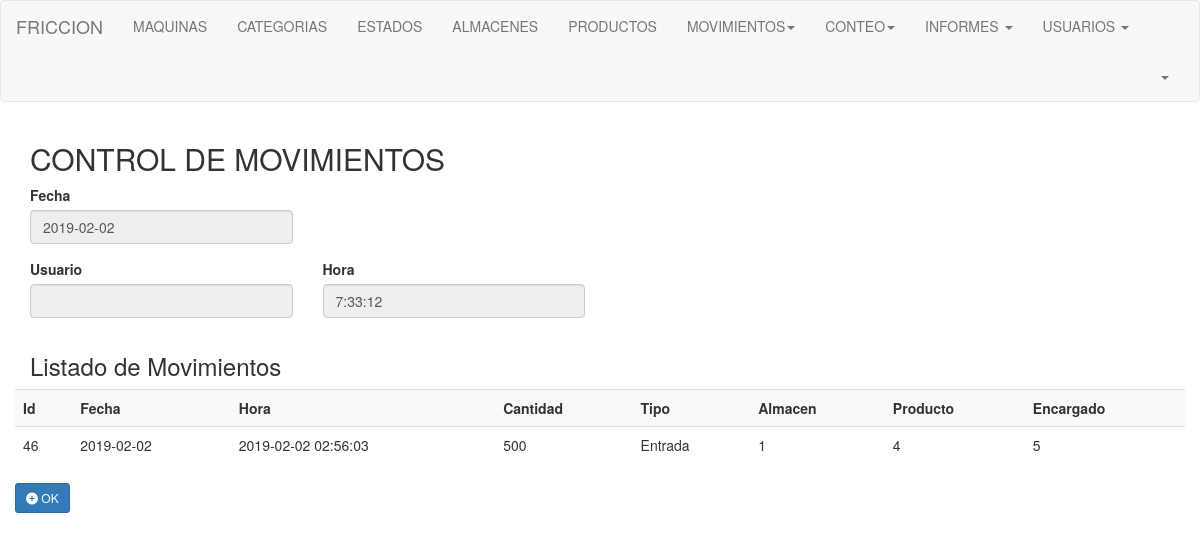
Page /infome_movimiento.php on the committed database.
### tables this page shows
CREATE TABLE `tbmovimiento` (
  `idmovimiento` int(255) NOT NULL,
  `fecha` date NOT NULL,
  `hora` datetime DEFAULT NULL,
  `cantidad` int(10) UNSIGNED DEFAULT NULL,
  `tipomovimiento` varchar(15) NOT NULL,
  `idalmacen` int(255) NOT NULL,
  `idproducto` int(255) NOT NULL,
  `idencargado` int(255) NOT NULL
);

### infome_movimiento.php (the view, shortened to what this page needs)
<?php
$link = Conectarse();
?>
<!DOCTYPE html>
<html lang="en">
    <head>
        <link href="css/bootstrap.min.css" rel="stylesheet">
        <link href="css/font-awesome.min.css" rel="stylesheet">
    </head>
    <body>
         <div class="row">
            <div class="col-lg-12 col-sm-8">
                <nav class="navbar navbar-default" role="navigation">
                    <div class="container-fluid">
                        <div class="navbar-header">
                            <a class="navbar-brand" href="bienvenida.php">FRICCION</a>
                        </div>
                        <div class="collapse navbar-collapse" id="bs-example-navbar-collapse-1">
                            <ul class="nav navbar-nav">
                                <li><a href="#">MAQUINAS</a></li>
                                <li><a href="#">CATEGORIAS</a></li>
                                 <li><a href="#">ESTADOS</a></li>
                                  <li><a href="#">ALMACENES</a></li>
                                   <li><a href="#">PRODUCTOS</a></li>
                                    <li class="dropdown">
                                    <a href="#" class="dropdown-toggle" data-toggle="dropdown" role="button"
                                       aria-expanded="false">MOVIMIENTOS<span class="caret"></span>
                                    </a>
                                    </li>
                                    <li class="dropdown">
                                    <a href="#" class="dropdown-toggle" data-toggle="dropdown" role="button"
                                       aria-expanded="false">CONTEO<span class="caret"></span>
                                    </a>
                                    </li>
                                      <li class="dropdown">
                                    <a href="#" class="dropdown-toggle" data-toggle="dropdown" role="button"
                                       aria-expanded="false">INFORMES <span class="caret"></span>
                                    </a>
                                    </li>
                                <li class="dropdown">
                                    <a href="#" class="dropdown-toggle" data-toggle="dropdown" role="button"
                                       aria-expanded="false">USUARIOS <span class="caret"></span>
                                    </a>
                                </li>
                            </ul>
                            <ul class="nav navbar-nav navbar-right">
                                <li class="dropdown">
                                    <a href="#" class="dropdown-toggle" data-toggle="dropdown" role="button" aria-expanded="false">
                                        <?php echo $_SESSION['usuario']; ?> <span class="caret"></span>
                                    </a>
                                </li>
                            </ul>
                        </div>
                    </div>
                </nav>
            </div>
        </div>
        <div id="wrapper">
            <div class="container">
                <div class="row" id="NuevoRegistro">
                    <div class="col-lg-6 col-sm-6">
                        <form action="" method="post">
                            <div class="form_description">
                                <h2>CONTROL DE MOVIMIENTOS</h2>
                            </div>
                            <div class="row">
                                <div class="col-lg-6">
                                    <div class="form-group">
                                        <label for="fecha">Fecha </label>
                                        <input id="fecha" name="fecha" class="form-control" type="text" value="<?php echo date('Y-m-d'); ?>" disabled/>
                                    </div>
                                </div>
                            </div>
                            <div class="row">
                                <div class="col-lg-6">
                                    <div class="form-group">
                                        <div class="form-group">
                                            <label for="encargado">Usuario </label>
                                            <input id="encargado" name="encargado" class="form-control" type="text" value="<?php echo $_SESSION['usuario']; ?>" disabled/>
                                        </div>
                                    </div>
                                </div>
                                <div class="col-lg-6">
                                    <div class="form-group">
                                        <label for="hora">Hora </label>
                                        <input id="hora" name="hora" class="form-control" type="text" value="<?php echo date('G:i:s'); ?>" disabled/>
                                    </div>
                                </div>
                            </div>
                 </form>
          </div>
        </div>
       </div>
   </div>
        <div id="wrapper">
            <div class="container">
                <div class="row" id="listaPersonas">
                    <div class="col-lg-5">
                        <h3>Listado de Movimientos</h3>
                    </div>
                    <table class="table table-responsive table-striped">
                        <tr>
                            <th>Id</th>
                            <th>Fecha</th>
                            <th>Hora</th>
                            <th>Cantidad</th>
                            <th>Tipo</th>
                            <th>Almacen</th>
                            <th>Producto</th>
                            <th>Encargado</th>
                        </tr>
                        <?php
                        $sql = "SELECT `idmovimiento`, `fecha`, `hora`, `cantidad`, `tipomovimiento`, `idalmacen`, `idproducto`, `idencargado` FROM `tbmovimiento`";
                        $result = mysqli_query($link, $sql) or die("Error");
                        while ($row = mysqli_fetch_row($result)) {
                            ?>
                            <tr>
                                <td><?php echo $row[0]; ?></td>
                                <td><?php echo $row[1]; ?></td>
                                <td><?php echo $row[2]; ?></td>
                                <td><?php echo $row[3]; ?></td>
                                <td><?php echo $row[4]; ?></td>
                                <td><?php echo $row[5]; ?></td>
                                <td><?php echo $row[6]; ?></td>
                                <td><?php echo $row[7]; ?></td>
                            </tr>
                            <?php
                        }
                        ?>
                    </table>
                     <a href="bienvenida.php" class="btn btn-primary btn-sm"><i class="fa fa-plus-circle"></i> OK</a>
                </div>
            </div>
        </div>
    </body>
</html>

### rows in the picture
tbmovimiento: idmovimiento "46", fecha "2019-02-02", hora "2019-02-02 02:56:03", cantidad "500", tipomovimiento "Entrada", idalmacen "1", idproducto "4", idencargado "5"
